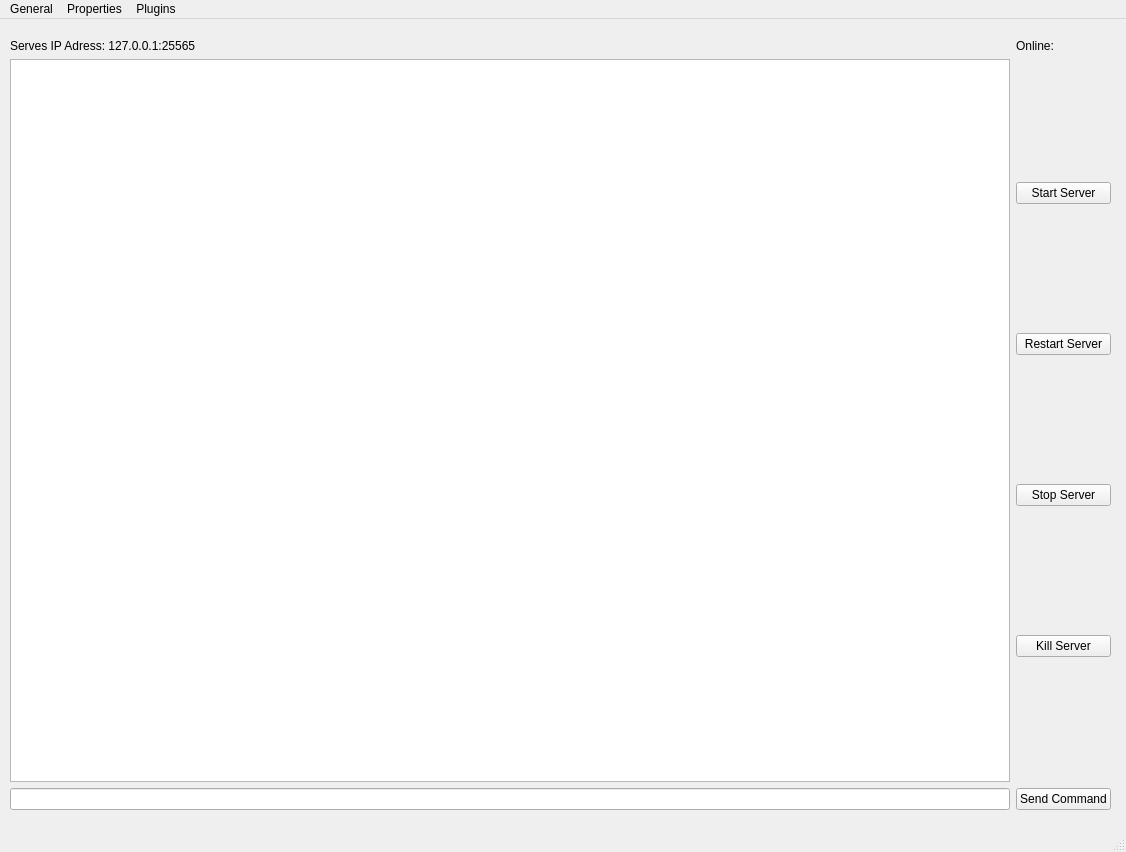
<?xml version="1.0" encoding="UTF-8"?>
<ui version="4.0">
 <class>MainWindow</class>
 <widget class="QMainWindow" name="MainWindow">
  <property name="geometry">
   <rect>
    <x>0</x>
    <y>0</y>
    <width>1126</width>
    <height>852</height>
   </rect>
  </property>
  <property name="windowTitle">
   <string>MainWindow</string>
  </property>
  <widget class="QWidget" name="centralwidget">
   <widget class="QWidget" name="gridLayoutWidget">
    <property name="geometry">
     <rect>
      <x>10</x>
      <y>20</y>
      <width>1101</width>
      <height>771</height>
     </rect>
    </property>
    <layout class="QGridLayout" name="gridLayout">
     <item row="0" column="1">
      <widget class="QLabel" name="label_2">
       <property name="text">
        <string>Online:</string>
       </property>
      </widget>
     </item>
     <item row="3" column="1">
      <widget class="QPushButton" name="Button_Send_Command">
       <property name="text">
        <string>Send Command</string>
       </property>
      </widget>
     </item>
     <item row="0" column="0">
      <widget class="QLabel" name="label">
       <property name="text">
        <string>Serves IP Adress: 127.0.0.1:25565</string>
       </property>
      </widget>
     </item>
     <item row="3" column="0">
      <widget class="QLineEdit" name="Line_Server_Console_Input"/>
     </item>
     <item row="2" column="0">
      <widget class="QTableWidget" name="Table_Server_Console"/>
     </item>
     <item row="2" column="1">
      <layout class="QVBoxLayout" name="verticalLayout">
       <item>
        <layout class="QVBoxLayout" name="verticalLayout_2"/>
       </item>
       <item>
        <widget class="QPushButton" name="Button_Start_Server">
         <property name="text">
          <string>Start Server</string>
         </property>
        </widget>
       </item>
       <item>
        <widget class="QPushButton" name="Button_Restart_Server">
         <property name="text">
          <string>Restart Server</string>
         </property>
        </widget>
       </item>
       <item>
        <widget class="QPushButton" name="Button_StopServer">
         <property name="text">
          <string>Stop Server</string>
         </property>
        </widget>
       </item>
       <item>
        <widget class="QPushButton" name="Button_Kill_Server">
         <property name="text">
          <string>Kill Server</string>
         </property>
        </widget>
       </item>
      </layout>
     </item>
    </layout>
   </widget>
  </widget>
  <widget class="QMenuBar" name="menubar">
   <property name="geometry">
    <rect>
     <x>0</x>
     <y>0</y>
     <width>1126</width>
     <height>22</height>
    </rect>
   </property>
   <widget class="QMenu" name="menuGeneral">
    <property name="title">
     <string>General</string>
    </property>
    <addaction name="actionOpen_config"/>
    <addaction name="separator"/>
    <addaction name="actionOpen_EULA"/>
   </widget>
   <widget class="QMenu" name="menuProperties">
    <property name="title">
     <string>Properties</string>
    </property>
    <addaction name="actionserver_properties"/>
    <addaction name="actionops_json"/>
    <addaction name="separator"/>
    <addaction name="actionbanned_players_json"/>
    <addaction name="actionbanned_ips_json"/>
   </widget>
   <widget class="QMenu" name="menuPlugins">
    <property name="title">
     <string>Plugins</string>
    </property>
    <addaction name="actionManage"/>
    <addaction name="actionDownload"/>
   </widget>
   <addaction name="menuGeneral"/>
   <addaction name="menuProperties"/>
   <addaction name="menuPlugins"/>
  </widget>
  <widget class="QStatusBar" name="statusbar"/>
  <action name="actionOpen_EULA">
   <property name="text">
    <string>Open EULA</string>
   </property>
  </action>
  <action name="actionManage">
   <property name="text">
    <string>Manage</string>
   </property>
  </action>
  <action name="actionDownload">
   <property name="text">
    <string>Download</string>
   </property>
  </action>
  <action name="actionserver_properties">
   <property name="text">
    <string>Server Setings</string>
   </property>
  </action>
  <action name="actionops_json">
   <property name="text">
    <string>Operators</string>
   </property>
  </action>
  <action name="actionbanned_players_json">
   <property name="text">
    <string>Banned Players</string>
   </property>
  </action>
  <action name="actionbanned_ips_json">
   <property name="text">
    <string>Banned IPs</string>
   </property>
  </action>
  <action name="actioncommands_yml">
   <property name="text">
    <string>commands.yml</string>
   </property>
  </action>
  <action name="actionOpen_config">
   <property name="text">
    <string>Open manager config</string>
   </property>
  </action>
 </widget>
 <resources/>
 <connections/>
</ui>
